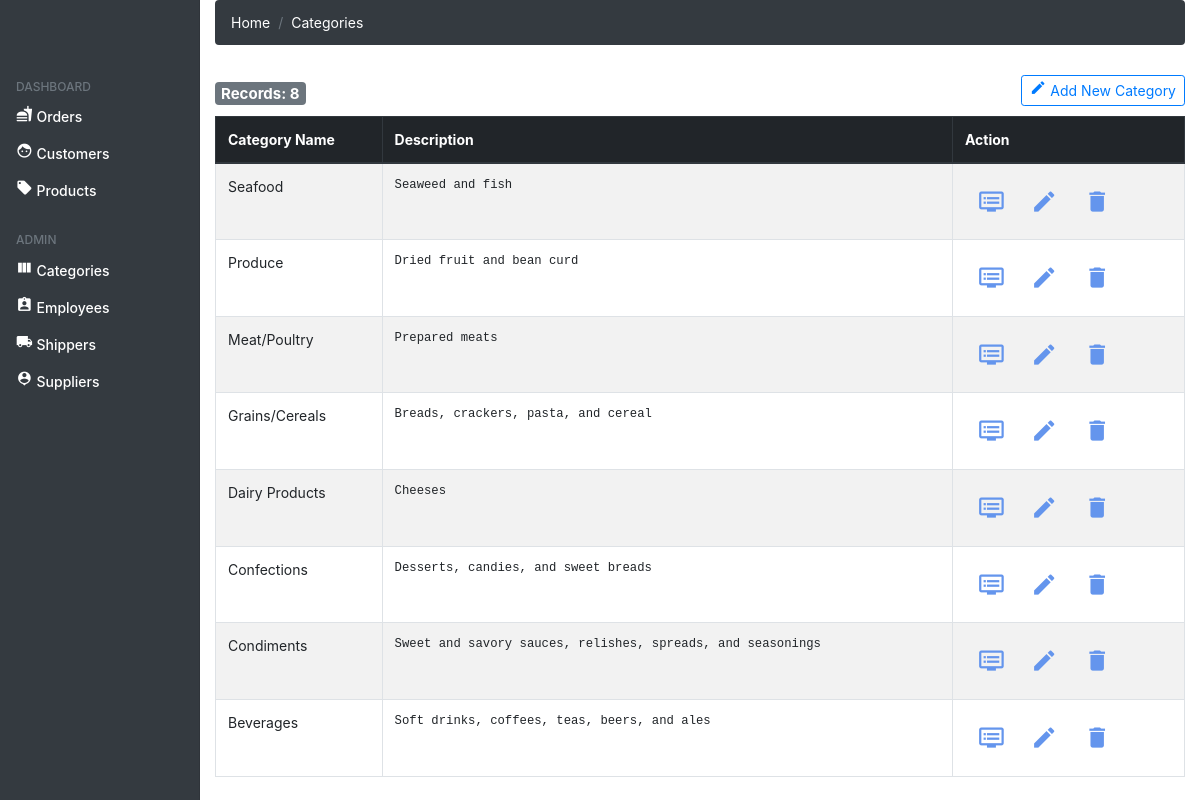
/views/categories/index.php, run on the app's committed database.
### tables this page shows
CREATE TABLE Categories (
	CategoryID INT(6) UNSIGNED NOT NULL AUTO_INCREMENT PRIMARY KEY, 
    CategoryName VARCHAR(200) NOT NULL, 
    Description VARCHAR(200) NOT NULL
);

### views/categories/index.php (the view, shortened to what this page needs)
<!DOCTYPE html>
<html>
    <?php include_once "./header.php.inc" ?>
    <body>
        <?php
            include_once "../../nav.php";
            include_once "./breadcrumb.php.inc";
        ?>
        <div class="offset-md-2 col-md-10">
            <?php
                include "../../confi/database.php";
                $query = "select
                            CategoryID, CategoryName, Description
                          from Categories order by CategoryID desc";
                $stmt = $con->prepare($query);
                $stmt->execute();
                $num = $stmt->rowCount();
                echo "<div class='row'>";
                echo "<div class='col-md-2' style='margin: 15px 0px 0px 0px;'>";
                echo "<h5><span class='badge badge-secondary'>Records: {$num}</span></h5>";
                echo "</div>";
                echo "<div class='col-md-10 text-right' style='margin: 10px 0px;'>";
                echo "<a href='./create.php' class='btn btn-outline-primary btn-sm'><i class='material-icons'>create</i> Add New Category</a>";
                echo "</div>";
                echo "</div>";
                if($num > 0){
                    echo "<table class='table table-hover table-striped table-bordered'>";
                    echo "<thead class='thead-dark'>";
                    echo "<tr>";
                    echo "<th>Category Name</th>";
                    echo "<th>Description</th>";
                    echo "<th>Action</th>";
                    echo "</thead>";
                    echo "<tbody>";
                    while($row = $stmt->fetch(PDO::FETCH_ASSOC)){
                        extract($row);
                        echo "<tr>";
                        echo "<td>".utf8_encode($CategoryName)."</td>";
                        echo "<td><pre>".utf8_encode($Description)."</pre></td>";
                        echo "<td>";
                        echo "<a href='read.php?id={$CategoryID}' class='btn-img-info'><i class='material-icons btn' title='view'>dvr</i></a>";
                        echo "<a href='update.php?id={$CategoryID}' class='btn-img-info'><i class='material-icons btn' title='update'>edit</i></a>";
                        echo "<a href='#' onclick='delete_user({$CategoryID});' class='btn-img-info'><i class='material-icons btn' title='delete'>delete</i></a>";
                        echo "</td>";
                        echo "</tr>";
                    }
                    echo "</tbody>";
                    echo "</table>";
                }else{
                    echo "<div class='alert alert-danger'>No records found.</div>";
                }
            ?>
        </div>
    </body>
</html>

### views/categories/header.php.inc (shortened to what this page needs)
<head>
    <link rel="stylesheet" href="https://stackpath.bootstrapcdn.com/bootstrap/4.1.3/css/bootstrap.min.css">
    <link href="../../commons/style.css" rel="stylesheet">
</head>

### nav.php (shortened to what this page needs)
<?php
    $base_URL = 'http://';
    $base_URL .= $_SERVER['HTTP_HOST'];
    $base_URL .= "/Exam1";
?>
<nav class="col-md-2 d-none d-md-block navbar-dark bg-dark sidebar">
    <div class="sidebar-sticky">
        <h6 class="sidebar-heading d-flex justify-content-between align-items-center px-3 mt-4 mb-1 text-muted">
            <span>Dashboard</span>
        </h6>
        <ul class="nav flex-column">
            <li class="nav-item">
                <a class="nav-link" href="<?php echo $base_URL.'/views/orders/index.php' ?>"><span data-feather="file"></span><i class="material-icons">fastfood</i> Orders</a>
            </li>
            <li class="nav-item">
                <a class="nav-link" href="<?php echo $base_URL.'/views/customers/index.php' ?>"><span data-feather="file"></span><i class="material-icons">face</i> Customers</a>
            </li>
            <li class="nav-item">
                <a class="nav-link" href="<?php echo $base_URL.'/views/products/index.php' ?>"><span data-feather="file"></span><i class="material-icons">local_offer</i> Products</a>
            </li>
        </ul>
        <h6 class="sidebar-heading d-flex justify-content-between align-items-center px-3 mt-4 mb-1 text-muted">
            <span>Admin</span>
        </h6>
        <ul class="nav flex-column">
            <li class="nav-item">
                <a class="nav-link" href="<?php echo $base_URL.'/views/categories/index.php' ?>"><span data-feather="file"></span><i class="material-icons">view_column</i> Categories</a>
            </li>
            <li class="nav-item">
                <a class="nav-link" href="<?php echo $base_URL.'/views/employees/index.php' ?>"><span data-feather="file"></span><i class="material-icons">assignment_ind</i> Employees</a>
            </li>
            <li class="nav-item">
                <a class="nav-link" href="<?php echo $base_URL.'/views/shippers/index.php' ?>"><span data-feather="file"></span><i class="material-icons">local_shipping</i> Shippers</a>
            </li>
            <li class="nav-item">
                <a class="nav-link" href="<?php echo $base_URL.'/views/suppliers/index.php' ?>"><span data-feather="file"></span><i class="material-icons">person_pin</i> Suppliers</a>
            </li>
        </ul>
    </div>
</nav>

### views/categories/breadcrumb.php.inc (shortened to what this page needs)
<div class="offset-md-2 col-md-10">
    <nav aria-label="breadcrumb">
        <ol class="breadcrumb">
            <li class="breadcrumb-item"><a href="../../index.php">Home</a></li>
            <li class="breadcrumb-item"><a href="./index.php">Categories</a></li>
        </ol>
    </nav>
</div>

### commons/style.css (style rules this page uses)
body { font-size: .875rem; }
.sidebar { position: fixed; top: 0; bottom: 0; left: 0; z-index: 100; padding: 48px 0 0; box-shadow: inset -1px 0 0 rgba(0, 0, 0, .1); }
.sidebar-sticky { position: relative; top: 0; height: calc(100vh - 48px); padding-top: .5rem; overflow-x: hidden; overflow-y: auto; }
.sidebar .nav-link { font-weight: 500; color: #fff; }
.sidebar-heading { font-size: .75rem; text-transform: uppercase; }
i { font-size: 1.2em !important; }
.breadcrumb { background-color: #343a40 !important; }
.breadcrumb-item a { color: #fff !important; }
.btn-img-info { font-size: 1.6em !important; color: cornflowerblue !important; padding: 0 !important; }
.row { margin-top: 20px !important; }
.btn { line-height: 1.4 !important; }

### data on the page
categories: CategoryName "Seafood", Description "Seaweed and fish"
categories: CategoryName "Produce", Description "Dried fruit and bean curd"
categories: CategoryName "Meat/Poultry", Description "Prepared meats"
categories: CategoryName "Grains/Cereals", Description "Breads, crackers, pasta, and cereal"
categories: CategoryName "Dairy Products", Description "Cheeses"
categories: CategoryName "Confections", Description "Desserts, candies, and sweet breads"
categories: CategoryName "Condiments", Description "Sweet and savory sauces, relishes, spreads, and seasonings"
categories: CategoryName "Beverages", Description "Soft drinks, coffees, teas, beers, and ales"

### other printed values
$num "8"
